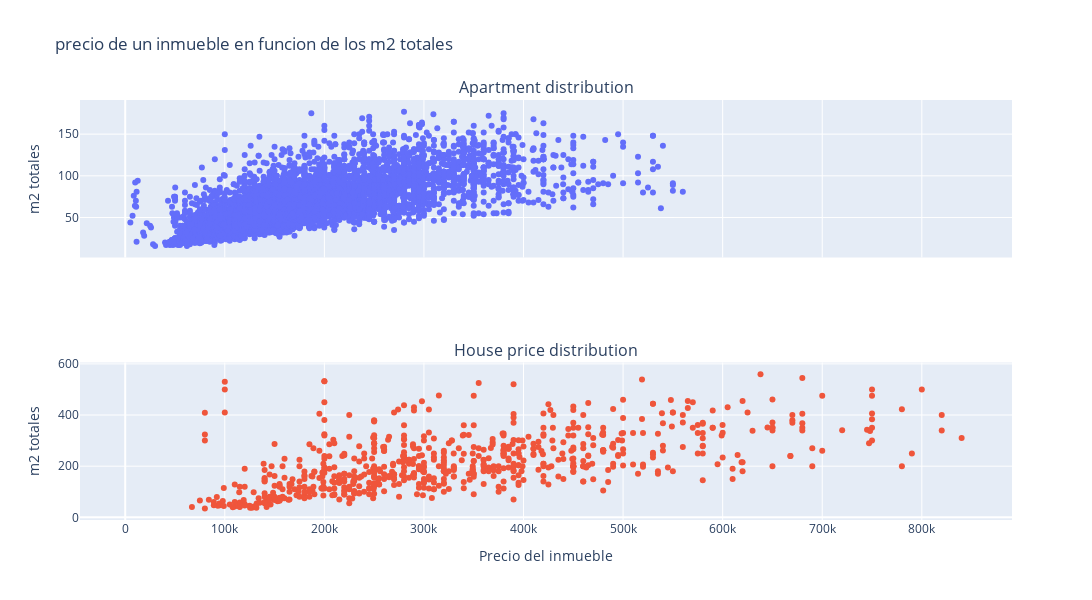

Notebook cell for this chart:
### Markdown cell above
Aca se puede observar que la imputacion que realice tiene sentido, luego de filtrar los outliers puede verse como esta variable sigue una distribucion normal, igual a la variable de precio, lo cual tiene sentido ya que esa variable fue la principal para imputar estos valores.

### Code cell
# Ahora voy a ver como varia el precio del inmueble en funcion del tipo de propiedad y de la superficie total.
specs = [[{'type' : 'scatter'}], [{'type' : 'scatter'}]]

fig =  make_subplots(rows=2, cols=1, specs=specs, shared_xaxes=True, subplot_titles=('Apartment distribution', 'House price distribution'))

tr1 = go.Scatter(x=data_apartment['price_usd'], y=data_apartment['surface_total'], mode='markers')
tr2 = go.Scatter(x=data_house['price_usd'],     y=data_house['surface_total'], mode='markers')

fig.add_trace(tr1, row=1, col=1)
fig.add_trace(tr2, row=2, col=1)

fig.update_xaxes(title_text='Precio del inmueble', row=2, col=1)
fig.update_yaxes(title_text='m2 totales')
fig.update_layout(title='precio de un inmueble en funcion de los m2 totales', height=600, width=1500, showlegend=False)
fig.show()

### Figure 1 — Plotly figure (JSON) as saved in the notebook; plotly's stock layout.template omitted (floating-point values rounded to 4 significant figures; data arrays with more than 128 entries replaced by an {"elided": "..."} marker saying what was removed)
{"data": [{"mode": "markers", "type": "scatter", "x": {"elided": "7564 float values"}, "xaxis": "x", "y": {"elided": "7564 int values"}, "yaxis": "y"}, {"mode": "markers", "type": "scatter", "x": {"elided": "689 float values"}, "xaxis": "x2", "y": {"elided": "689 int values"}, "yaxis": "y2"}], "layout": {"annotations": [{"font": {"size": 16}, "showarrow": false, "text": "Apartment distribution", "x": 0.5, "xanchor": "center", "xref": "paper", "y": 1, "yanchor": "bottom", "yref": "paper"}, {"font": {"size": 16}, "showarrow": false, "text": "House price distribution", "x": 0.5, "xanchor": "center", "xref": "paper", "y": 0.375, "yanchor": "bottom", "yref": "paper"}], "height": 600, "showlegend": false, "title": {"text": "precio de un inmueble en funcion de los m2 totales"}, "width": 1500, "xaxis": {"anchor": "y", "domain": [0, 1], "matches": "x2", "showticklabels": false}, "xaxis2": {"anchor": "y2", "domain": [0, 1], "title": {"text": "Precio del inmueble"}}, "yaxis": {"anchor": "x", "domain": [0.625, 1], "title": {"text": "m2 totales"}}, "yaxis2": {"anchor": "x2", "domain": [0, 0.375], "title": {"text": "m2 totales"}}}}
